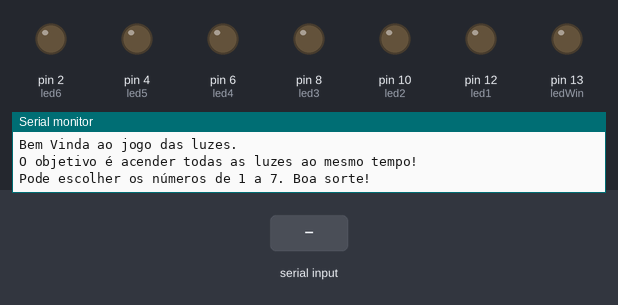
A sketch run on a simulated Arduino Uno, built with avr-gcc and run on an emulated ATmega328P. Parts: output pins drawn as LEDs (lit = HIGH), the last lines printed to the serial monitor. The inputs (shaded band) are chosen by the test bench.

Above: at 1.2 s.
1.3 s: "1\n" received over Serial
At 2.5 s:
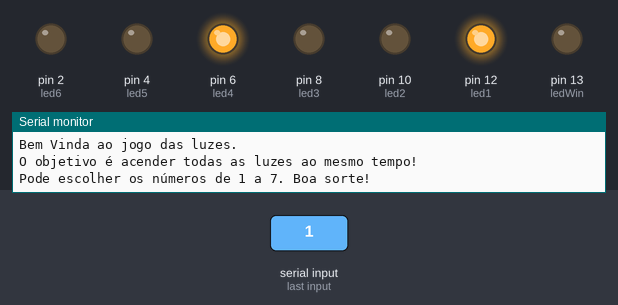
2.8 s: "2\n" received over Serial
At 3.7 s:
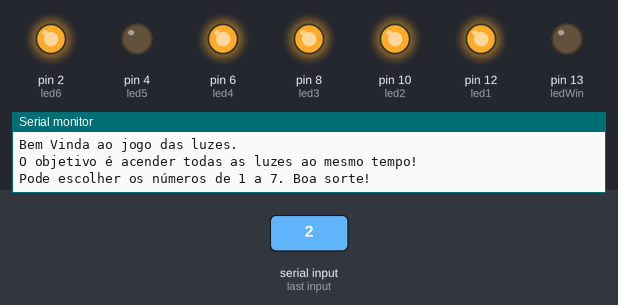
4.3 s: "3\n" received over Serial
At 4.8 s:
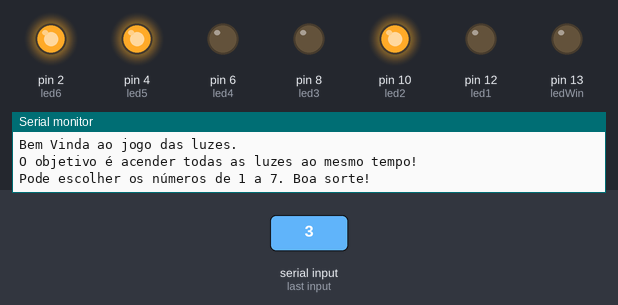
5.8 s: "4\n" received over Serial
At 7.0 s:
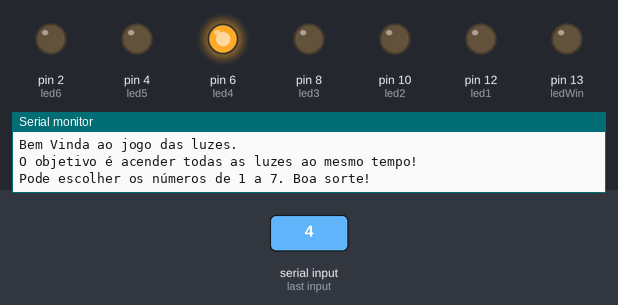
7.3 s: "5\n" received over Serial
At 8.3 s:
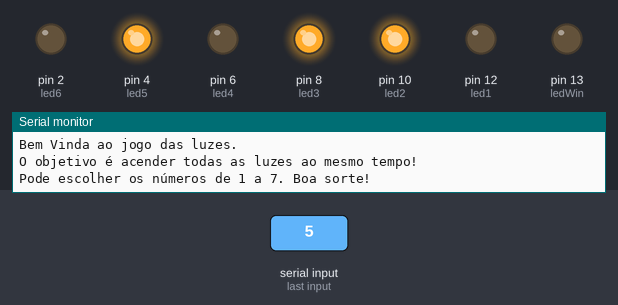
8.8 s: "6\n" received over Serial
At 12.2 s:
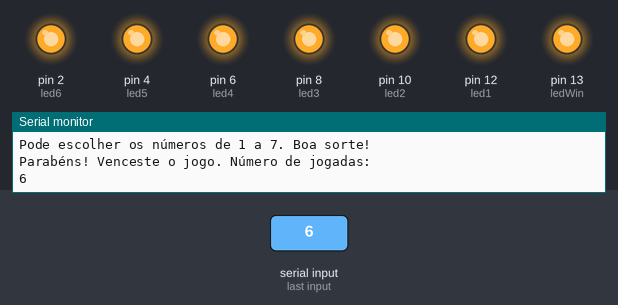
Timing chart, 0 to 12.8 s (numbered marks = the images above; inputs shaded):
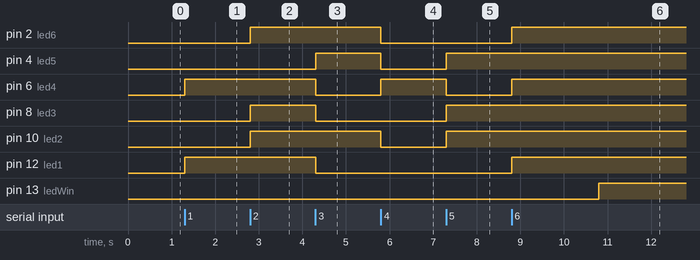

Measured:
- after the input at 1.3 s, pin 6 (led4), pin 12 (led1): LOW → HIGH at once
- after the input at 2.8 s, pin 2 (led6), pin 8 (led3), pin 10 (led2): LOW → HIGH at once
- after the input at 4.3 s, pin 4 (led5): LOW → HIGH at once; pin 6 (led4), pin 8 (led3), pin 12 (led1): HIGH → LOW at once
- after the input at 5.8 s, pin 2 (led6), pin 4 (led5), pin 10 (led2): HIGH → LOW at once; pin 6 (led4): LOW → HIGH at once
- after the input at 7.3 s, pin 4 (led5), pin 8 (led3), pin 10 (led2): LOW → HIGH at once; pin 6 (led4): HIGH → LOW at once
- after the input at 8.8 s, pin 2 (led6), pin 6 (led4), pin 12 (led1): LOW → HIGH at once; pin 13 (ledWin): LOW → HIGH after 2.0 s

The sketch:

sketch_the6LedGame.ino
```cpp
// The light game, for Helena
// change lights or change to analogue - too brigh whites

String introMsg1="Bem Vinda ao jogo das luzes.";
String introMsg2="O objetivo é acender todas as luzes ao mesmo tempo!";
String introMsg3="Pode escolher os números de 1 a 7. Boa sorte!";
String userChoice;
String victoryLap="Parabéns! Venceste o jogo. Número de jogadas: ";

int t=1500; // delay time
int smallT=500;
int counter=0;

int led1=12;
int led2=10;
int led3=8;
int led4=6;
int led5=4;
int led6=2;

int ledWin=13;
bool intro = true;

bool is_1_On = false;
bool is_2_On = false;
bool is_3_On = false;
bool is_4_On = false;
bool is_5_On = false;
bool is_6_On = false;
bool is_Win_On = false;

void setup() {
  Serial.begin(9600);
  pinMode(led1,OUTPUT);
  pinMode(led2,OUTPUT);
  pinMode(led3,OUTPUT);
  pinMode(led4,OUTPUT);
  pinMode(led5,OUTPUT);
  pinMode(led6,OUTPUT);
  pinMode(ledWin,OUTPUT);
}

void loop() {
  if (intro) { // so it's not always asking for an answer
  Serial.println(introMsg1);
  Serial.println(introMsg2);
  Serial.println(introMsg3);
  intro = false;
  }

  while (Serial.available()==0){ // do nothing until the user inputs a value
  }
  userChoice=Serial.readStringUntil('\n'); // don't absorb the newline character

  if (userChoice=="1") {
    counter++;
    is_1_On = !is_1_On;
    is_4_On = !is_4_On;
    if (is_1_On){
      digitalWrite(led1,HIGH);
    } else {
      digitalWrite(led1,LOW);
    }
    if (is_4_On){
      digitalWrite(led4,HIGH);
    } else {
      digitalWrite(led4,LOW);
    }
  }

  else if (userChoice=="2") {
    counter++;
    is_2_On = !is_2_On;
    is_3_On = !is_3_On;
    is_6_On = !is_6_On;
    if (is_2_On){
      digitalWrite(led2,HIGH);
    } else {
      digitalWrite(led2,LOW);
    }
    if (is_3_On){
      digitalWrite(led3,HIGH);
    } else {
      digitalWrite(led3,LOW);
    }
    if (is_6_On){
      digitalWrite(led6,HIGH);
    } else {
      digitalWrite(led6,LOW);
    }
  }

  else if (userChoice=="3") {
    counter++;
    is_1_On = !is_1_On;
    is_3_On = !is_3_On;
    is_4_On = !is_4_On;
    is_5_On = !is_5_On;
    if (is_1_On){
      digitalWrite(led1,HIGH);
    } else {
      digitalWrite(led1,LOW);
    }
    if (is_3_On){
      digitalWrite(led3,HIGH);
    } else {
      digitalWrite(led3,LOW);
    }
    if (is_4_On){
      digitalWrite(led4,HIGH);
    } else {
      digitalWrite(led4,LOW);
    }
    if (is_5_On){
      digitalWrite(led5,HIGH);
    } else {
      digitalWrite(led5,LOW);
    }
  }

  else if (userChoice=="4") {
    counter++;
    is_2_On = !is_2_On;
    is_4_On = !is_4_On;
    is_5_On = !is_5_On;
    is_6_On = !is_6_On;
    if (is_2_On){
      digitalWrite(led2,HIGH);
    } else {
      digitalWrite(led2,LOW);
    }
    if (is_4_On){
      digitalWrite(led4,HIGH);
    } else {
      digitalWrite(led4,LOW);
    }
    if (is_5_On){
      digitalWrite(led5,HIGH);
    } else {
      digitalWrite(led5,LOW);
    }
    if (is_6_On){
      digitalWrite(led6,HIGH);
    } else {
      digitalWrite(led6,LOW);
    }
  }

  else if (userChoice=="5") {
    counter++;
    is_2_On = !is_2_On;
    is_3_On = !is_3_On;
    is_4_On = !is_4_On;
    is_5_On = !is_5_On;
    if (is_2_On){
      digitalWrite(led2,HIGH);
    } else {
      digitalWrite(led2,LOW);
    }
    if (is_3_On){
      digitalWrite(led3,HIGH);
    } else {
      digitalWrite(led3,LOW);
    }
    if (is_4_On){
      digitalWrite(led4,HIGH);
    } else {
      digitalWrite(led4,LOW);
    }
    if (is_5_On){
      digitalWrite(led5,HIGH);
    } else {
      digitalWrite(led5,LOW);
    }
  }

  else if (userChoice=="6") {
    counter++;
    is_1_On = !is_1_On;
    is_4_On = !is_4_On;
    is_6_On = !is_6_On;
    if (is_1_On){
      digitalWrite(led1,HIGH);
    } else {
      digitalWrite(led1,LOW);
    }
    if (is_4_On){
      digitalWrite(led4,HIGH);
    } else {
      digitalWrite(led4,LOW);
    }
    if (is_6_On){
      digitalWrite(led6,HIGH);
    } else {
      digitalWrite(led6,LOW);
    }
  }
  delay(smallT);
  // Win condition:
  if (is_1_On == true &&
      is_2_On == true &&
      is_3_On == true &&
      is_4_On == true &&
      is_5_On == true &&
      is_6_On == true) {
        delay(t);
        digitalWrite(ledWin,HIGH);
        Serial.println(victoryLap);
        Serial.println(counter);
        delay(t);
        return;
      }
}
```
